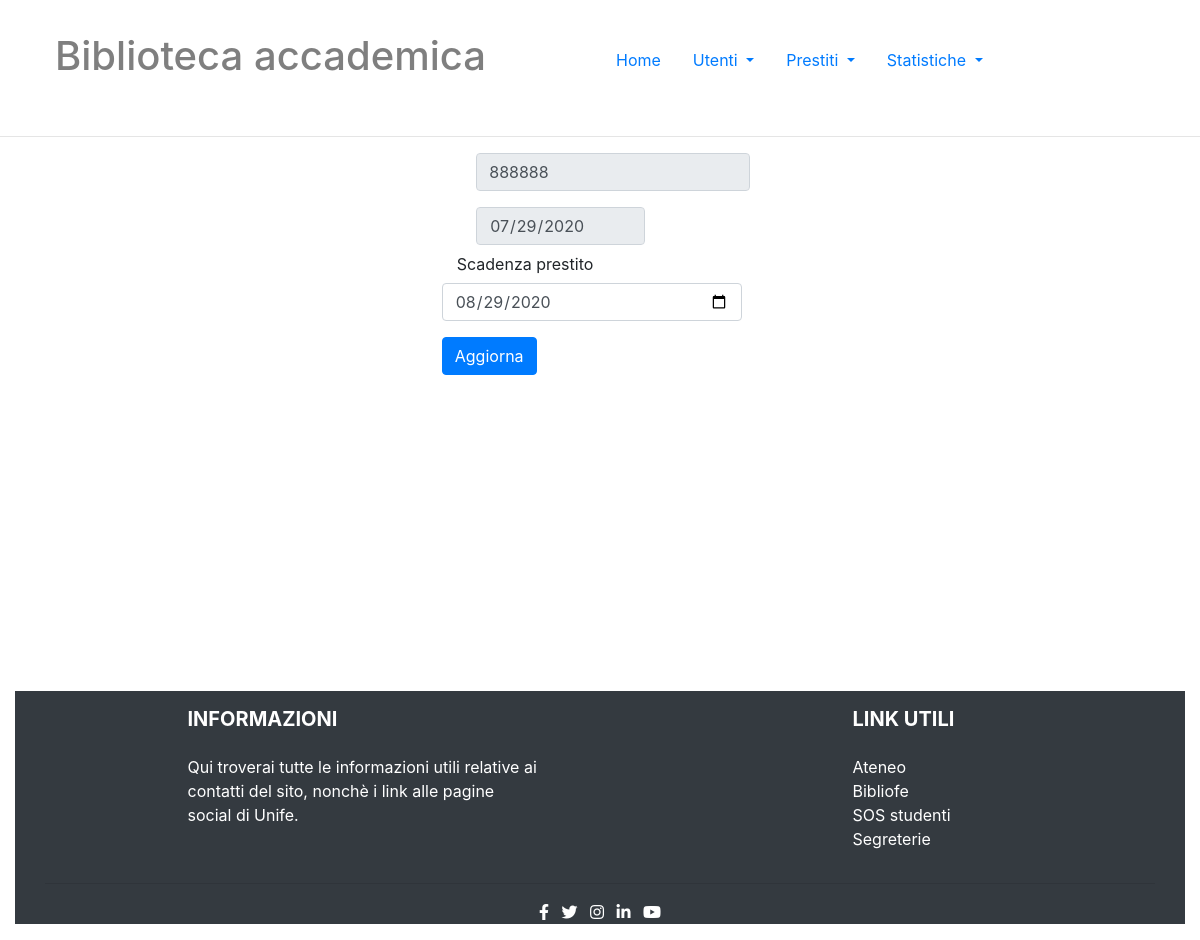
Screenshot of /modifica_prestito.php?ID_libro=20 with the database file from the repository.
### tables this page shows
CREATE TABLE `PRESTITO` (
  `ID_libro` int(11) NOT NULL,
  `Matricola` int(11) NOT NULL,
  `Data_prestito` date NOT NULL,
  `Scadenza_prestito` date NOT NULL,
  `Consegnato` tinyint(1) NOT NULL,
  `Data_restituzione` date DEFAULT NULL,
  PRIMARY KEY (`ID_libro`,`Matricola`,`Data_prestito`),
  KEY `Matricola` (`Matricola`),
  CONSTRAINT `PRESTITO_ibfk_1` FOREIGN KEY (`ID_libro`) REFERENCES `COPIE_LIBRO` (`ID`) ON DELETE CASCADE ON UPDATE CASCADE,
  CONSTRAINT `PRESTITO_ibfk_2` FOREIGN KEY (`Matricola`) REFERENCES `UTENTE` (`Matricola`) ON DELETE CASCADE ON UPDATE CASCADE
);

### modifica_prestito.php (the view, shortened to what this page needs)
<!DOCTYPE HTML>
<html>
<head>
	<?php include("connessione.php")?>
    <link rel="stylesheet" href="https://maxcdn.bootstrapcdn.com/bootstrap/4.5.0/css/bootstrap.min.css">
    <link rel="stylesheet" type="text/css" href="style.css" />
</head>
<body>
    <?php include("navbar.php");
    $id_L = $_REQUEST['ID_libro'];
    $query = "SELECT * FROM PRESTITO where PRESTITO.ID_libro='$id_L'";
    $result = mysqli_query($db, $query) or die(mysqli_error());
    $row = mysqli_fetch_assoc($result);
    ?>
    <?php
    if (isset($_POST['new']) && $_POST['new'] == 1) {
        $id_L = $_REQUEST['ID_libro'];
        $mat = $_REQUEST['Matricola'];
        $datap = $_REQUEST['Data_prestito'];
        $scadenzap = $_REQUEST['Scadenza_prestito'];
        $update = "UPDATE PRESTITO SET Matricola = '" . $mat . "',
Scadenza_prestito = '" . $scadenzap . "' WHERE PRESTITO.ID_libro = '$id_L'
AND PRESTITO.Matricola = '$mat'";
        mysqli_query($db, $update) or die(mysqli_error($db));
        $status = "Informazioni prenotazione aggiornate.</br></br>
<a href='prestiti_attuali.php'>Vedi record ins</a>";
        echo '<p class="text-danger text-center">' . $status . '</p>';
    } else {
    ?>
        <div class="container-fluid">
            <div class="d-flex justify-content-center">
                <form name="form" method="POST" action="">
                    <div class="form-group mr-2">
                        <label class="col-auto col-form-label"></label>
                        <div class="campoDisabilitato">
                            <input type="text" title="Matricola" class="form-control" id="userType" name="Matricola" placeholder="Matricola" title="Matricola" required value="<?php echo $row['Matricola']; ?>" disabled style="cursor: not-allowed;" />
                        </div>
                    </div>
                    <div class="form-group mr-2">
                        <label class="col-auto col-form-label"></label>
                        <div class="campoDisabilitato">
                            <div class="campoDisabilitato">
                                <input type="date" title="Data prestito" class="form-control" name="Data_prestito" placeholder="Data_prestito" title="Data prestito" required value="<?php echo $row['Data_prestito']; ?>" disabled style="cursor: not-allowed;" />
                            </div>
                        </div>
                        <div class="form-group mr-2">
                            <label class="col-auto col-form-label">Scadenza prestito</label>
                            <input type="date" class="form-control" name="Scadenza_prestito" min="<?php echo $row['Data_prestito']; ?>" placeholder="Scadenza_prestito" required value="<?php echo $row['Scadenza_prestito']; ?>" />
                        </div>
                        <button type="submit" value="Aggiorna" name="Aggiorna" class="btn btn-primary">Aggiorna</button>
                </form>
            <?php } ?>
            </div>
        </div>
        <div class="col" style="height: 300px;">
        </div>
        <?php include("footer.php") ?>
</body>
</html>

### style.css (style rules this page uses)
.campoDisabilitato { position: relative; display: inline-block; color: red; font-size: 15px; }

### rows the page displays
prestito: Matricola "888888", Data_prestito "07/29/2020", Scadenza_prestito "08/29/2020"
